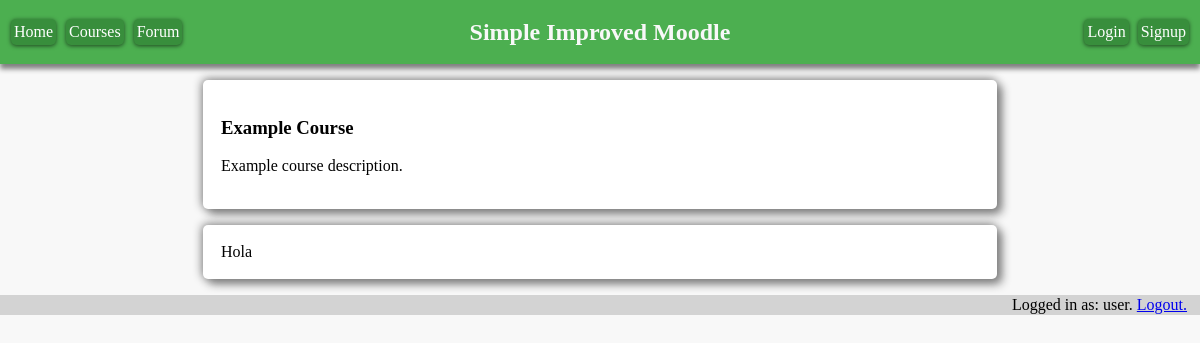
Page /course.php?id=1 (signed in) on the earlier database version.
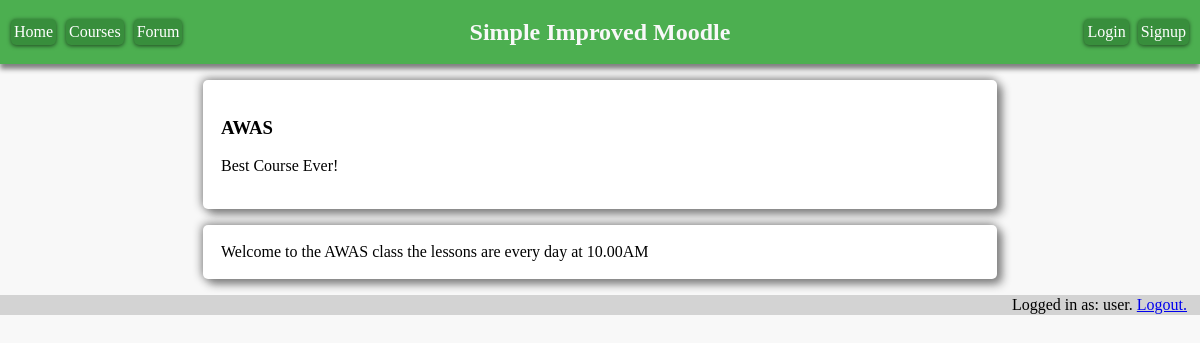
Same page on the later database version.
### tables this page shows
CREATE TABLE "Courses"
(
    ID          INTEGER
        primary key,
    name        varchar(255) not null,
    description varchar(255),
    image       varchar(255) default 'images/default-course-image.jpg'
);

CREATE TABLE CourseContent (
    contentID INTEGER PRIMARY KEY,
    courseID INTEGER NOT NULL,
    content varchar(10000),
    visible INTEGER default 1
);

### course.php (the view, shortened to what this page needs)
<!doctype html>
<html lang="en">
<head>
    <link rel="stylesheet" href="style.css">
</head>
<body>
<header>
    <div id="navbar">
        <div id="navleft">
            <a href="index.php" class="btn">Home</a>
            <a class="btn" href="courses.php">Courses</a>
            <?php
            if ($_SESSION["username"] != "Guest"){
                echo '<a class="btn" href="forum.php" style="margin-right: 1%">Forum</a>';
            }
            ?>
        </div>
        <div id="navcentre">
            <h2 class="title">Simple Improved Moodle</h2></div>
        <div id="navright">
            <a class="btn" href="login.html" style="margin-right: 1%">Login</a>
            <a class="btn" href="signup.php">Signup</a>
        </div>
    </div>
</header>
<?php
function showContent(){
    $db = new SQLite3("SecureDB.sqlite", SQLITE3_OPEN_READWRITE);
    $query_result = $db->query("SELECT * FROM Courses WHERE ID=" . $_GET["id"] . ";");
    $row = $query_result->fetchArray();
    echo '
               <div class="card">
                    <div class="content">
                        <h3>' . $row[1] . '</h3>
                        <p>' . $row[2] . '</p>
                    </div>
               </div> ' ;
    $query_result = $db->query("SELECT * FROM CourseContent WHERE courseID=" . $_GET["id"] . ";");
    $row = $query_result->fetchArray();
    while ($row){
        echo '
               <div class="card">
                    <div class="content">
                        ' . $row[2] . '
                    </div>
               </div> ' ;
        $row = $query_result->fetchArray();
    }
}
showContent();
?>
<footer id="footer">
    <div id="loginfo">
        Logged in as: <?php echo $_SESSION["username"]."."; ?>
        <a href="logout.php">Logout.</a>
    </div>
</footer>
</body>
</html>

Differences in the rows shown:
removed coursecontent: content "Hola"
changed courses: name "Example Course" → "AWAS"; description "Example course description." → "Best Course Ever!"
now on this page (row edited): coursecontent: content "Welcome to the AWAS class the lessons are every day at 10.00AM"
